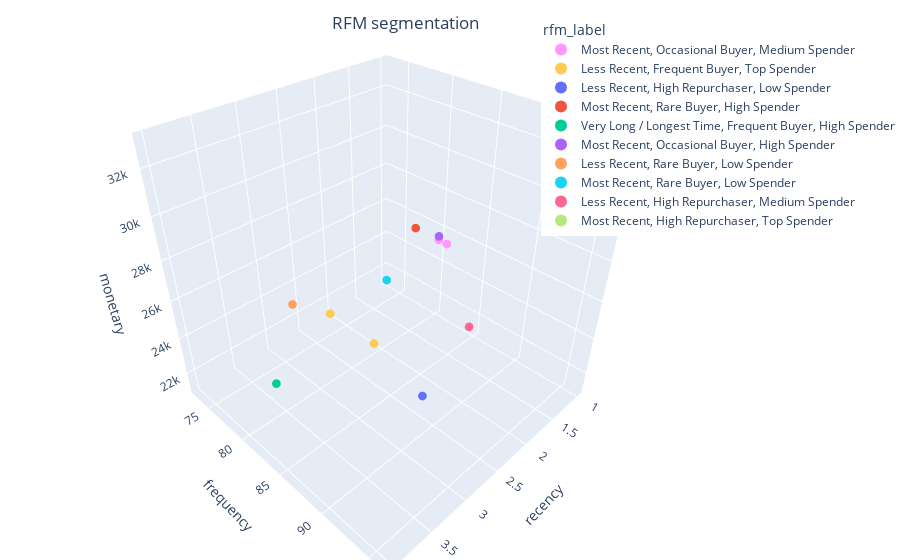

Source (notebook cell):
### Code cell
import plotly.express as px

color_map = {
    'Loyal Cust' : 'gray',
    'Potensial Loyal Cust' : 'purple',
    'New Cust High Value' : 'pink',
    'New Cust Low Value' : 'blue',
    'Need Attention' : 'green',
    'At Risk' : 'yellow',
    'Reactivated Old Cust' : 'orange',
    'Old Cust Inactive' : 'red',
}

fig = px.scatter_3d(
    df_customer,
    x='recency',
    y='frequency',
    z='monetary',
    color='rfm_label',
    color_discrete_map=color_map,
)

fig.update_traces(marker_size = 3)

# tight layout
fig.update_layout(margin=dict(l=0, r=0, b=0, t=0),
                  title={
                    'text': "RFM segmentation",
                    'y':0.97,
                    'x':0.45,
                    'xanchor': 'center',
                    'yanchor': 'top'},
                    legend=dict(
                      yanchor="top",
                      y=0.97,
                      xanchor="left",
                      x=0.70,
                      itemsizing='constant',
                      itemwidth = 30))

fig.update_xaxes(tickformat=".0f")

### Figure 1 — Plotly figure (JSON) as saved in the notebook; plotly's stock layout.template omitted (floating-point values rounded to 4 significant figures)
{"data": [{"hovertemplate": "rfm_label=Most Recent, Occasional Buyer, Medium Spender<br>recency=%{x}<br>frequency=%{y}<br>monetary=%{z}<extra></extra>", "legendgroup": "Most Recent, Occasional Buyer, Medium Spender", "marker": {"color": "#FF97FF", "size": 3, "symbol": "circle"}, "mode": "markers", "name": "Most Recent, Occasional Buyer, Medium Spender", "scene": "scene", "showlegend": true, "type": "scatter3d", "x": [1, 1], "y": [80, 81], "z": [25370.0, 25360.0]}, {"hovertemplate": "rfm_label=Less Recent, Frequent Buyer, Top Spender<br>recency=%{x}<br>frequency=%{y}<br>monetary=%{z}<extra></extra>", "legendgroup": "Less Recent, Frequent Buyer, Top Spender", "marker": {"color": "#FECB52", "size": 3, "symbol": "circle"}, "mode": "markers", "name": "Less Recent, Frequent Buyer, Top Spender", "scene": "scene", "showlegend": true, "type": "scatter3d", "x": [3, 3], "y": [82, 87], "z": [25740.0, 25710.0]}, {"hovertemplate": "rfm_label=Less Recent, High Repurchaser, Low Spender<br>recency=%{x}<br>frequency=%{y}<br>monetary=%{z}<extra></extra>", "legendgroup": "Less Recent, High Repurchaser, Low Spender", "marker": {"color": "#636efa", "size": 3, "symbol": "circle"}, "mode": "markers", "name": "Less Recent, High Repurchaser, Low Spender", "scene": "scene", "showlegend": true, "type": "scatter3d", "x": [3], "y": [92], "z": [24700.0]}, {"hovertemplate": "rfm_label=Most Recent, Rare Buyer, High Spender<br>recency=%{x}<br>frequency=%{y}<br>monetary=%{z}<extra></extra>", "legendgroup": "Most Recent, Rare Buyer, High Spender", "marker": {"color": "#EF553B", "size": 3, "symbol": "circle"}, "mode": "markers", "name": "Most Recent, Rare Buyer, High Spender", "scene": "scene", "showlegend": true, "type": "scatter3d", "x": [1], "y": [77], "z": [25390.0]}, {"hovertemplate": "rfm_label=Very Long / Longest Time, Frequent Buyer, High Spender<br>recency=%{x}<br>frequency=%{y}<br>monetary=%{z}<extra></extra>", "legendgroup": "Very Long / Longest Time, Frequent Buyer, High Spender", "marker": {"color": "#00cc96", "size": 3, "symbol": "circle"}, "mode": "markers", "name": "Very Long / Longest Time, Frequent Buyer, High Spender", "scene": "scene", "showlegend": true, "type": "scatter3d", "x": [4], "y": [85], "z": [25570.0]}, {"hovertemplate": "rfm_label=Most Recent, Occasional Buyer, High Spender<br>recency=%{x}<br>frequency=%{y}<br>monetary=%{z}<extra></extra>", "legendgroup": "Most Recent, Occasional Buyer, High Spender", "marker": {"color": "#ab63fa", "size": 3, "symbol": "circle"}, "mode": "markers", "name": "Most Recent, Occasional Buyer, High Spender", "scene": "scene", "showlegend": true, "type": "scatter3d", "x": [1], "y": [80], "z": [25580.0]}, {"hovertemplate": "rfm_label=Less Recent, Rare Buyer, Low Spender<br>recency=%{x}<br>frequency=%{y}<br>monetary=%{z}<extra></extra>", "legendgroup": "Less Recent, Rare Buyer, Low Spender", "marker": {"color": "#FFA15A", "size": 3, "symbol": "circle"}, "mode": "markers", "name": "Less Recent, Rare Buyer, Low Spender", "scene": "scene", "showlegend": true, "type": "scatter3d", "x": [3], "y": [77], "z": [24840.0]}, {"hovertemplate": "rfm_label=Most Recent, Rare Buyer, Low Spender<br>recency=%{x}<br>frequency=%{y}<br>monetary=%{z}<extra></extra>", "legendgroup": "Most Recent, Rare Buyer, Low Spender", "marker": {"color": "#19d3f3", "size": 3, "symbol": "circle"}, "mode": "markers", "name": "Most Recent, Rare Buyer, Low Spender", "scene": "scene", "showlegend": true, "type": "scatter3d", "x": [1], "y": [73], "z": [21170.0]}, {"hovertemplate": "rfm_label=Less Recent, High Repurchaser, Medium Spender<br>recency=%{x}<br>frequency=%{y}<br>monetary=%{z}<extra></extra>", "legendgroup": "Less Recent, High Repurchaser, Medium Spender", "marker": {"color": "#FF6692", "size": 3, "symbol": "circle"}, "mode": "markers", "name": "Less Recent, High Repurchaser, Medium Spender", "scene": "scene", "showlegend": true, "type": "scatter3d", "x": [2], "y": [90], "z": [25160.0]}, {"hovertemplate": "rfm_label=Most Recent, High Repurchaser, Top Spender<br>recency=%{x}<br>frequency=%{y}<br>monetary=%{z}<extra></extra>", "legendgroup": "Most Recent, High Repurchaser, Top Spender", "marker": {"color": "#B6E880", "size": 3, "symbol": "circle"}, "mode": "markers", "name": "Most Recent, High Repurchaser, Top Spender", "scene": "scene", "showlegend": true, "type": "scatter3d", "x": [1], "y": [96], "z": [33000.0]}], "layout": {"legend": {"itemsizing": "constant", "itemwidth": 30, "title": {"text": "rfm_label"}, "tracegroupgap": 0, "x": 0.7, "xanchor": "left", "y": 0.97, "yanchor": "top"}, "margin": {"b": 0, "l": 0, "r": 0, "t": 0}, "scene": {"domain": {"x": [0, 1], "y": [0, 1]}, "xaxis": {"title": {"text": "recency"}}, "yaxis": {"title": {"text": "frequency"}}, "zaxis": {"title": {"text": "monetary"}}}, "title": {"text": "RFM segmentation", "x": 0.45, "xanchor": "center", "y": 0.97, "yanchor": "top"}, "xaxis": {"tickformat": ".0f"}}}
